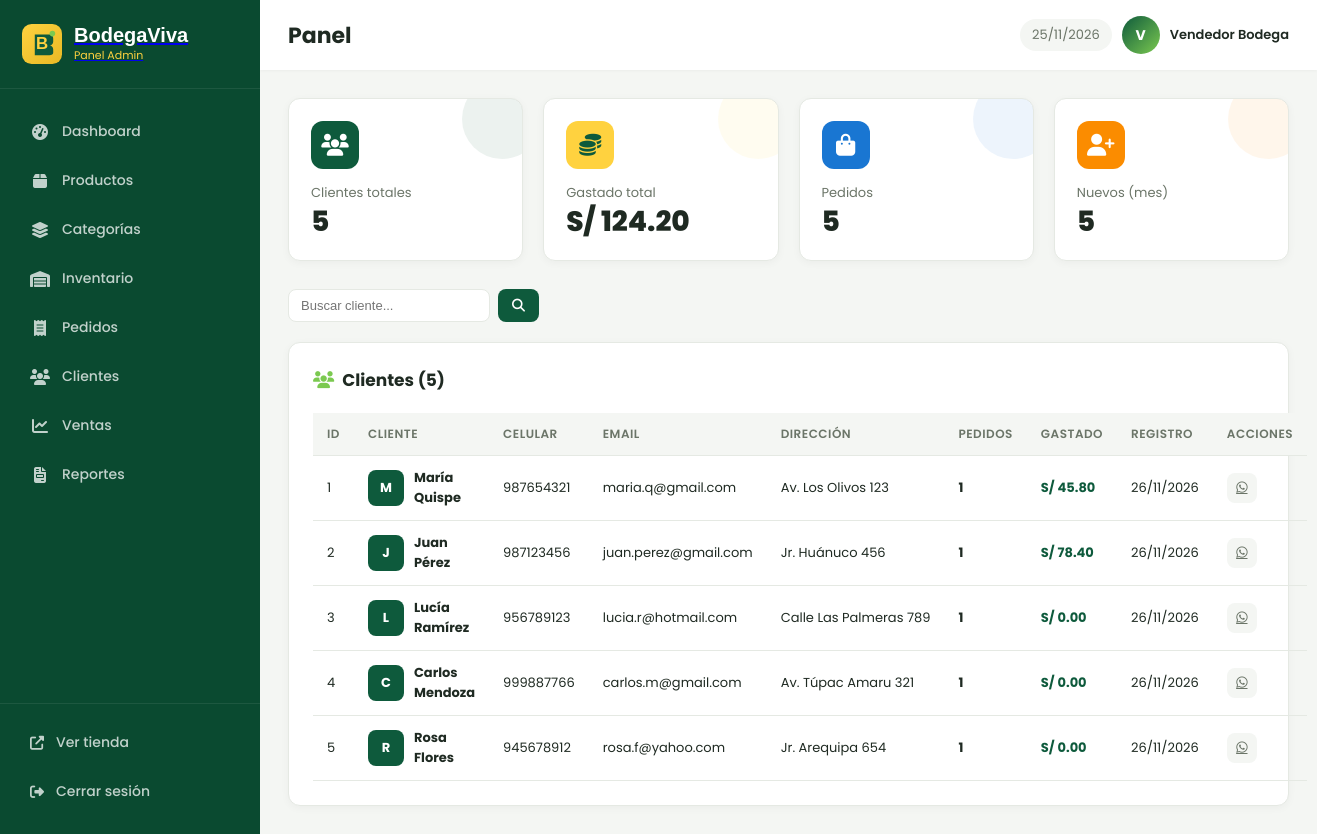
/admin/clientes.php (signed in), run on the app's committed database.
### tables this page shows
CREATE TABLE clientes (
    id INT(11) NOT NULL AUTO_INCREMENT,
    nombre VARCHAR(100) NOT NULL,
    celular VARCHAR(20) NOT NULL,
    email VARCHAR(150),
    direccion VARCHAR(255),
    referencia VARCHAR(255),
    fecha_registro TIMESTAMP DEFAULT CURRENT_TIMESTAMP,
    PRIMARY KEY (id),
    INDEX idx_celular (celular)
);

### config/db.php (called while the page is built, shortened)
<?php
class Database {
    private static $instance = null;
    private $conn;
    private function __construct() {
        $this->conn = @new mysqli(DB_HOST, DB_USER, DB_PASS, DB_NAME);
        $this->conn->set_charset(DB_CHARSET);
    }
    public static function getInstance() {
        if (self::$instance === null) {
            self::$instance = new self();
        }
        return self::$instance;
    }
    public function query($sql, $params = []) {
        $stmt = $this->conn->prepare($sql);
        if (!empty($params)) {
            $types = $params[0];
            $values = array_slice($params, 1);
            $stmt->bind_param($types, ...$values);
        }
        $stmt->execute();
        return $stmt;
    }
    public function fetchAll($sql, $params = []) {
        $stmt = $this->query($sql, $params);
        $result = $stmt->get_result();
        $rows = [];
        while ($row = $result->fetch_assoc()) {
            $rows[] = $row;
        }
        return $rows;
    }
}
$db = Database::getInstance();

### admin/clientes.php (the view, shortened to what this page needs)
<?php
require_once __DIR__ . '/../config/db.php';
require_once __DIR__ . '/../includes/header_admin.php';
$busqueda = $_GET['q'] ?? '';
$sql = "SELECT c.*,
        (SELECT COUNT(*) FROM pedidos p WHERE p.cliente_id = c.id) AS total_pedidos,
        (SELECT COALESCE(SUM(total), 0) FROM pedidos p WHERE p.cliente_id = c.id AND p.estado = 'entregado') AS total_gastado
        FROM clientes c";
$params = [];
$sql .= " ORDER BY c.fecha_registro DESC";
$clientes = $db->fetchAll($sql, $params);
$total_clientes = count($clientes);
$gastado_total = 0;
foreach ($clientes as $c) $gastado_total += $c['total_gastado'];
?>
<div class="stats-grid">
    <div class="stat-card green"><div class="stat-icon"><i class="fa-solid fa-users"></i></div><div class="stat-label">Clientes totales</div><div class="stat-value" data-counter="<?= $total_clientes ?>"><?= $total_clientes ?></div></div>
    <div class="stat-card yellow"><div class="stat-icon"><i class="fa-solid fa-coins"></i></div><div class="stat-label">Gastado total</div><div class="stat-value">S/ <span data-counter="<?= $gastado_total ?>" data-decimals="2"><?= number_format($gastado_total, 2) ?></span></div></div>
    <div class="stat-card blue"><div class="stat-icon"><i class="fa-solid fa-shopping-bag"></i></div><div class="stat-label">Pedidos</div><div class="stat-value" data-counter="<?= array_sum(array_column($clientes, 'total_pedidos')) ?>"><?= array_sum(array_column($clientes, 'total_pedidos')) ?></div></div>
    <div class="stat-card orange"><div class="stat-icon"><i class="fa-solid fa-user-plus"></i></div><div class="stat-label">Nuevos (mes)</div><div class="stat-value" data-counter="<?= count($clientes) ?>"><?= count($clientes) ?></div></div>
</div>
<div class="filter-bar">
    <div class="left">
        <form method="GET" style="display:flex; gap:8px;">
            <input type="text" name="q" placeholder="Buscar cliente..." value="<?= htmlspecialchars($busqueda) ?>" style="padding:8px 12px; border:1px solid var(--admin-border); border-radius:8px; font-size:13px;">
            <button type="submit" class="btn-admin btn-admin-primary"><i class="fa-solid fa-search"></i></button>
        </form>
    </div>
</div>
<div class="panel-card">
    <div class="panel-card-header">
        <h3><i class="fa-solid fa-users"></i> Clientes (<?= count($clientes) ?>)</h3>
    </div>
    <div class="table-responsive">
        <table class="data-table">
            <thead>
                <tr>
                    <th>ID</th>
                    <th>Cliente</th>
                    <th>Celular</th>
                    <th>Email</th>
                    <th>Dirección</th>
                    <th>Pedidos</th>
                    <th>Gastado</th>
                    <th>Registro</th>
                    <th>Acciones</th>
                </tr>
            </thead>
            <tbody>
                <?php foreach ($clientes as $c): ?>
                    <tr>
                        <td data-label="ID"><?= $c['id'] ?></td>
                        <td data-label="Cliente">
                            <div class="product-cell">
                                <div class="product-thumb" style="background:var(--admin-verde); color:white; display:flex; align-items:center; justify-content:center; font-weight:700;"><?= strtoupper(substr($c['nombre'], 0, 1)) ?></div>
                                <div class="product-info">
                                    <strong><?= htmlspecialchars($c['nombre']) ?></strong>
                                </div>
                            </div>
                        </td>
                        <td data-label="Celular"><?= htmlspecialchars($c['celular']) ?></td>
                        <td data-label="Email"><?= htmlspecialchars($c['email'] ?: '—') ?></td>
                        <td data-label="Dirección" style="max-width:180px; overflow:hidden; text-overflow:ellipsis; white-space:nowrap;"><?= htmlspecialchars($c['direccion'] ?: '—') ?></td>
                        <td data-label="Pedidos"><strong><?= $c['total_pedidos'] ?></strong></td>
                        <td data-label="Gastado"><strong style="color:var(--admin-verde);">S/ <?= number_format($c['total_gastado'], 2) ?></strong></td>
                        <td data-label="Registro"><?= date('d/m/Y', strtotime($c['fecha_registro'])) ?></td>
                        <td data-label="Acciones">
                            <div class="row-actions">
                                <a href="https://wa.me/51<?= preg_replace('/\D/', '', $c['celular']) ?>" class="icon-action" target="_blank" title="WhatsApp">
                                    <i class="fa-brands fa-whatsapp"></i>
                                </a>
                            </div>
                        </td>
                    </tr>
                <?php endforeach; ?>
            </tbody>
        </table>
    </div>
</div>
<?php include __DIR__ . '/../includes/footer_admin.php'; ?>

### css/admin.css (style rules this page uses)
:root { --admin-bg: #F4F6F3; --admin-sidebar: #0A4A30; --admin-sidebar-2: #0E5A3C; --admin-card: #FFFFFF; --admin-text: #1F2A22; --admin-text-2: #6B7568; --admin-border: #E5E9E3; --admin-verde: #0E5A3C; --admin-verde-claro: #7BC950; --admin-amarillo: #FFD23F; --admin-rojo: #E53935; --admin-naranja: #FB8C00; --admin-azul: #1976D2; --admin-radius: 12px; }
* { box-sizing: border-box; }
body.admin-body { font-family: 'Poppins', system-ui, sans-serif; background: var(--admin-bg); color: var(--admin-text); margin: 0; -webkit-font-smoothing: antialiased; }
.stats-grid { display: grid; grid-template-columns: repeat(4, 1fr); gap: 20px; margin-bottom: 28px; }
.stat-card { background: var(--admin-card); border-radius: var(--admin-radius); padding: 22px; box-shadow: 0 2px 8px rgba(0, 0, 0, 0.04); border: 1px solid var(--admin-border); position: relative; overflow: hidden; transition: all 0.3s ease; }
.stat-card::before { content: ''; position: absolute; top: 0; right: 0; width: 80px; height: 80px; border-radius: 50%; opacity: 0.08; transform: translate(20px, -20px); }
.stat-card.green::before { background: var(--admin-verde); }
.stat-card.yellow::before { background: var(--admin-amarillo); }
.stat-card.blue::before { background: var(--admin-azul); }
.stat-card.orange::before { background: var(--admin-naranja); }
.stat-card .stat-icon { width: 48px; height: 48px; border-radius: 12px; display: flex; align-items: center; justify-content: center; font-size: 22px; color: var(--admin-card); margin-bottom: 14px; }
.stat-card.green .stat-icon { background: var(--admin-verde); }
.stat-card.yellow .stat-icon { background: var(--admin-amarillo); color: var(--admin-verde); }
.stat-card.blue .stat-icon { background: var(--admin-azul); }
.stat-card.orange .stat-icon { background: var(--admin-naranja); }
.stat-card .stat-label { font-size: 13px; color: var(--admin-text-2); margin-bottom: 4px; }
.stat-card .stat-value { font-size: 28px; font-weight: 800; color: var(--admin-text); line-height: 1.1; }
.panel-card { background: var(--admin-card); border-radius: var(--admin-radius); padding: 24px; box-shadow: 0 2px 8px rgba(0, 0, 0, 0.04); border: 1px solid var(--admin-border); }
.panel-card-header { display: flex; justify-content: space-between; align-items: center; margin-bottom: 20px; }
.panel-card-header h3 { font-size: 17px; color: var(--admin-text); margin: 0; display: flex; align-items: center; gap: 8px; }
.panel-card-header h3 i { color: var(--admin-verde-claro); }
.data-table { width: 100%; border-collapse: collapse; font-size: 13px; }
.data-table thead th { text-align: left; padding: 12px 14px; background: var(--admin-bg); color: var(--admin-text-2); font-weight: 600; font-size: 12px; text-transform: uppercase; letter-spacing: 0.5px; border-bottom: 1px solid var(--admin-border); }
.data-table tbody td { padding: 12px 14px; border-bottom: 1px solid var(--admin-border); color: var(--admin-text); vertical-align: middle; }
.data-table .product-cell { display: flex; align-items: center; gap: 10px; }
.data-table .product-thumb { width: 36px; height: 36px; border-radius: 8px; overflow: hidden; background: var(--admin-bg); flex-shrink: 0; }
.data-table .product-info strong { display: block; font-size: 13px; }
.btn-admin { display: inline-flex; align-items: center; gap: 6px; padding: 8px 14px; border-radius: 8px; font-size: 13px; font-weight: 600; cursor: pointer; border: none; transition: all 0.2s ease; text-decoration: none; }
.btn-admin-primary { background: var(--admin-verde); color: var(--admin-card); }
.row-actions { display: flex; gap: 6px; }
.icon-action { width: 30px; height: 30px; border-radius: 8px; display: inline-flex; align-items: center; justify-content: center; font-size: 13px; transition: all 0.2s ease; color: var(--admin-text-2); background: var(--admin-bg); border: none; cursor: pointer; }
.filter-bar { display: flex; justify-content: space-between; align-items: center; gap: 14px; margin-bottom: 20px; flex-wrap: wrap; }
.filter-bar .left { display: flex; gap: 10px; align-items: center; flex-wrap: wrap; }
.filter-bar select, .filter-bar input { padding: 8px 12px; border: 1px solid var(--admin-border); border-radius: 8px; font-size: 13px; outline: none; background: var(--admin-card); color: var(--admin-text); }

### data on the page
clientes: id "1", nombre "M", nombre "María Quispe", celular "987654321", email "maria.q@gmail.com", direccion "Av. Los Olivos 123", total_pedidos "1", total_gastado "45.80", fecha_registro "26/11/2026"
clientes: id "2", nombre "J", nombre "Juan Pérez", celular "987123456", email "juan.perez@gmail.com", direccion "Jr. Huánuco 456", total_pedidos "1", total_gastado "78.40", fecha_registro "26/11/2026"
clientes: id "3", nombre "L", nombre "Lucía Ramírez", celular "956789123", email "lucia.r@hotmail.com", direccion "Calle Las Palmeras 789", total_pedidos "1", total_gastado "0.00", fecha_registro "26/11/2026"
clientes: id "4", nombre "C", nombre "Carlos Mendoza", celular "999887766", email "carlos.m@gmail.com", direccion "Av. Túpac Amaru 321", total_pedidos "1", total_gastado "0.00", fecha_registro "26/11/2026"
clientes: id "5", nombre "R", nombre "Rosa Flores", celular "945678912", email "rosa.f@yahoo.com", direccion "Jr. Arequipa 654", total_pedidos "1", total_gastado "0.00", fecha_registro "26/11/2026"

### other printed values
SITE_NAME "BodegaViva"
$pagina_titulo "Panel"
substr($admin_nombre, 0, 1) "V"
$admin_nombre "Vendedor Bodega"
$total_clientes "5"
$gastado_total "124.20"
array_sum(array_column($clientes, 'total_pedidos')) "5"
count($clientes) "5"
